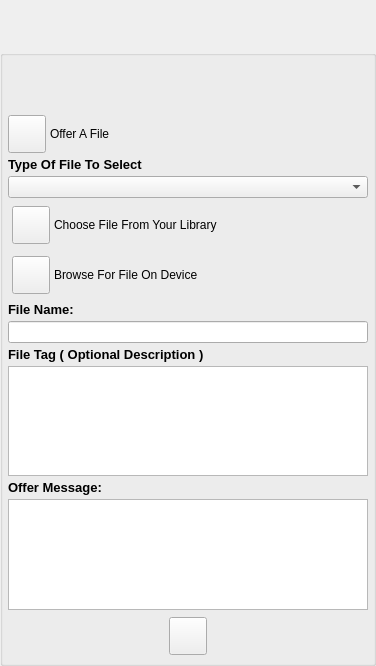
<?xml version="1.0" encoding="UTF-8"?>
<ui version="4.0">
 <class>SelectFileToSendDialog</class>
 <widget class="QWidget" name="SelectFileToSendDialog">
  <property name="geometry">
   <rect>
    <x>0</x>
    <y>0</y>
    <width>376</width>
    <height>666</height>
   </rect>
  </property>
  <property name="sizePolicy">
   <sizepolicy hsizetype="Preferred" vsizetype="Expanding">
    <horstretch>0</horstretch>
    <verstretch>0</verstretch>
   </sizepolicy>
  </property>
  <property name="windowTitle">
   <string>Offer Session</string>
  </property>
  <layout class="QVBoxLayout" name="verticalLayout">
   <property name="spacing">
    <number>0</number>
   </property>
   <property name="leftMargin">
    <number>0</number>
   </property>
   <property name="topMargin">
    <number>0</number>
   </property>
   <property name="rightMargin">
    <number>0</number>
   </property>
   <property name="bottomMargin">
    <number>0</number>
   </property>
   <item>
    <widget class="TitleBarWidget" name="m_TitleBarWidget" native="true">
     <property name="sizePolicy">
      <sizepolicy hsizetype="Preferred" vsizetype="Fixed">
       <horstretch>0</horstretch>
       <verstretch>0</verstretch>
      </sizepolicy>
     </property>
     <property name="minimumSize">
      <size>
       <width>0</width>
       <height>50</height>
      </size>
     </property>
     <property name="maximumSize">
      <size>
       <width>16777215</width>
       <height>50</height>
      </size>
     </property>
    </widget>
   </item>
   <item>
    <widget class="QGroupBox" name="StyledDlgItemsBox">
     <property name="sizePolicy">
      <sizepolicy hsizetype="Preferred" vsizetype="Preferred">
       <horstretch>0</horstretch>
       <verstretch>0</verstretch>
      </sizepolicy>
     </property>
     <property name="minimumSize">
      <size>
       <width>0</width>
       <height>0</height>
      </size>
     </property>
     <property name="title">
      <string/>
     </property>
     <layout class="QVBoxLayout" name="verticalLayout_2">
      <property name="spacing">
       <number>4</number>
      </property>
      <property name="leftMargin">
       <number>5</number>
      </property>
      <property name="topMargin">
       <number>5</number>
      </property>
      <property name="rightMargin">
       <number>5</number>
      </property>
      <property name="bottomMargin">
       <number>5</number>
      </property>
      <item>
       <widget class="IdentWidget" name="m_FriendIdentWidget" native="true">
        <property name="sizePolicy">
         <sizepolicy hsizetype="Preferred" vsizetype="Fixed">
          <horstretch>0</horstretch>
          <verstretch>0</verstretch>
         </sizepolicy>
        </property>
        <property name="minimumSize">
         <size>
          <width>0</width>
          <height>50</height>
         </size>
        </property>
        <property name="maximumSize">
         <size>
          <width>16777215</width>
          <height>50</height>
         </size>
        </property>
       </widget>
      </item>
      <item>
       <layout class="QHBoxLayout" name="horizontalLayout">
        <item>
         <widget class="VxPushButton" name="m_PermissionButton">
          <property name="minimumSize">
           <size>
            <width>38</width>
            <height>38</height>
           </size>
          </property>
          <property name="maximumSize">
           <size>
            <width>38</width>
            <height>38</height>
           </size>
          </property>
          <property name="text">
           <string/>
          </property>
          <property name="iconSize">
           <size>
            <width>38</width>
            <height>38</height>
           </size>
          </property>
         </widget>
        </item>
        <item>
         <widget class="QLabel" name="m_PermissionLabel">
          <property name="text">
           <string>Offer A File</string>
          </property>
         </widget>
        </item>
       </layout>
      </item>
      <item>
       <widget class="QLabel" name="m_TypeOfFiileFilterLabel">
        <property name="font">
         <font>
          <pointsize>10</pointsize>
          <weight>75</weight>
          <bold>true</bold>
         </font>
        </property>
        <property name="text">
         <string>Type Of File To Select</string>
        </property>
       </widget>
      </item>
      <item>
       <widget class="VxComboBoxFileFilter" name="m_FileFilterComboBox"/>
      </item>
      <item>
       <widget class="QFrame" name="m_ChooseFromLibraryFrame">
        <property name="sizePolicy">
         <sizepolicy hsizetype="Preferred" vsizetype="Fixed">
          <horstretch>0</horstretch>
          <verstretch>0</verstretch>
         </sizepolicy>
        </property>
        <property name="minimumSize">
         <size>
          <width>0</width>
          <height>46</height>
         </size>
        </property>
        <property name="maximumSize">
         <size>
          <width>16777215</width>
          <height>46</height>
         </size>
        </property>
        <property name="styleSheet">
         <string notr="true"/>
        </property>
        <layout class="QHBoxLayout" name="horizontalLayout_3">
         <property name="spacing">
          <number>4</number>
         </property>
         <property name="leftMargin">
          <number>4</number>
         </property>
         <property name="topMargin">
          <number>2</number>
         </property>
         <property name="rightMargin">
          <number>4</number>
         </property>
         <property name="bottomMargin">
          <number>2</number>
         </property>
         <item>
          <widget class="VxPushButton" name="m_ChooseFromLibraryButton">
           <property name="minimumSize">
            <size>
             <width>38</width>
             <height>38</height>
            </size>
           </property>
           <property name="maximumSize">
            <size>
             <width>38</width>
             <height>38</height>
            </size>
           </property>
           <property name="text">
            <string/>
           </property>
           <property name="iconSize">
            <size>
             <width>38</width>
             <height>38</height>
            </size>
           </property>
          </widget>
         </item>
         <item>
          <widget class="VxLabel" name="m_ChooseFromLibraryLabel">
           <property name="text">
            <string>Choose File From Your Library</string>
           </property>
          </widget>
         </item>
        </layout>
       </widget>
      </item>
      <item>
       <widget class="QFrame" name="m_BrowseForFileFrame">
        <property name="sizePolicy">
         <sizepolicy hsizetype="Preferred" vsizetype="Fixed">
          <horstretch>0</horstretch>
          <verstretch>0</verstretch>
         </sizepolicy>
        </property>
        <property name="minimumSize">
         <size>
          <width>0</width>
          <height>46</height>
         </size>
        </property>
        <property name="maximumSize">
         <size>
          <width>16777215</width>
          <height>46</height>
         </size>
        </property>
        <property name="styleSheet">
         <string notr="true"/>
        </property>
        <layout class="QHBoxLayout" name="horizontalLayout_4">
         <property name="spacing">
          <number>4</number>
         </property>
         <property name="leftMargin">
          <number>4</number>
         </property>
         <property name="topMargin">
          <number>2</number>
         </property>
         <property name="rightMargin">
          <number>4</number>
         </property>
         <property name="bottomMargin">
          <number>2</number>
         </property>
         <item>
          <widget class="VxPushButton" name="m_BrowseForFileButton">
           <property name="minimumSize">
            <size>
             <width>38</width>
             <height>38</height>
            </size>
           </property>
           <property name="maximumSize">
            <size>
             <width>38</width>
             <height>38</height>
            </size>
           </property>
           <property name="text">
            <string/>
           </property>
           <property name="iconSize">
            <size>
             <width>38</width>
             <height>38</height>
            </size>
           </property>
          </widget>
         </item>
         <item>
          <widget class="VxLabel" name="m_BrowseForFileLabel">
           <property name="text">
            <string>Browse For File On Device</string>
           </property>
          </widget>
         </item>
        </layout>
       </widget>
      </item>
      <item>
       <widget class="QLabel" name="m_FileNameLabel">
        <property name="sizePolicy">
         <sizepolicy hsizetype="Expanding" vsizetype="Preferred">
          <horstretch>0</horstretch>
          <verstretch>0</verstretch>
         </sizepolicy>
        </property>
        <property name="font">
         <font>
          <pointsize>10</pointsize>
          <weight>75</weight>
          <bold>true</bold>
         </font>
        </property>
        <property name="text">
         <string>File Name:</string>
        </property>
        <property name="alignment">
         <set>Qt::AlignBottom|Qt::AlignLeading|Qt::AlignLeft</set>
        </property>
       </widget>
      </item>
      <item>
       <widget class="QLineEdit" name="m_FileNameEdit"/>
      </item>
      <item>
       <widget class="QLabel" name="m_FileTagLabel">
        <property name="sizePolicy">
         <sizepolicy hsizetype="Expanding" vsizetype="Preferred">
          <horstretch>0</horstretch>
          <verstretch>0</verstretch>
         </sizepolicy>
        </property>
        <property name="font">
         <font>
          <pointsize>10</pointsize>
          <weight>75</weight>
          <bold>true</bold>
         </font>
        </property>
        <property name="text">
         <string>File Tag ( Optional Description )</string>
        </property>
        <property name="alignment">
         <set>Qt::AlignBottom|Qt::AlignLeading|Qt::AlignLeft</set>
        </property>
       </widget>
      </item>
      <item>
       <widget class="QPlainTextEdit" name="m_FileTagEdit"/>
      </item>
      <item>
       <widget class="QLabel" name="m_MessageLabel">
        <property name="sizePolicy">
         <sizepolicy hsizetype="Expanding" vsizetype="Preferred">
          <horstretch>0</horstretch>
          <verstretch>0</verstretch>
         </sizepolicy>
        </property>
        <property name="font">
         <font>
          <pointsize>10</pointsize>
          <weight>75</weight>
          <bold>true</bold>
         </font>
        </property>
        <property name="text">
         <string>Offer Message:</string>
        </property>
        <property name="alignment">
         <set>Qt::AlignBottom|Qt::AlignLeading|Qt::AlignLeft</set>
        </property>
       </widget>
      </item>
      <item>
       <widget class="QPlainTextEdit" name="m_OfferMsgEdit"/>
      </item>
      <item>
       <widget class="QFrame" name="m_AcceptCancelFrame">
        <property name="sizePolicy">
         <sizepolicy hsizetype="Preferred" vsizetype="Fixed">
          <horstretch>0</horstretch>
          <verstretch>0</verstretch>
         </sizepolicy>
        </property>
        <property name="minimumSize">
         <size>
          <width>0</width>
          <height>44</height>
         </size>
        </property>
        <property name="maximumSize">
         <size>
          <width>16777215</width>
          <height>44</height>
         </size>
        </property>
        <property name="styleSheet">
         <string notr="true"/>
        </property>
        <layout class="QHBoxLayout" name="horizontalLayout_5">
         <property name="spacing">
          <number>4</number>
         </property>
         <property name="leftMargin">
          <number>4</number>
         </property>
         <property name="topMargin">
          <number>2</number>
         </property>
         <property name="rightMargin">
          <number>4</number>
         </property>
         <property name="bottomMargin">
          <number>2</number>
         </property>
         <item>
          <widget class="VxPushButton" name="m_SendOfferButton">
           <property name="minimumSize">
            <size>
             <width>38</width>
             <height>38</height>
            </size>
           </property>
           <property name="maximumSize">
            <size>
             <width>38</width>
             <height>38</height>
            </size>
           </property>
           <property name="text">
            <string/>
           </property>
           <property name="iconSize">
            <size>
             <width>38</width>
             <height>38</height>
            </size>
           </property>
          </widget>
         </item>
        </layout>
       </widget>
      </item>
     </layout>
    </widget>
   </item>
   <item>
    <widget class="BottomBarWidget" name="m_BottomBarWidget" native="true">
     <property name="sizePolicy">
      <sizepolicy hsizetype="Expanding" vsizetype="Minimum">
       <horstretch>0</horstretch>
       <verstretch>0</verstretch>
      </sizepolicy>
     </property>
     <property name="minimumSize">
      <size>
       <width>30</width>
       <height>0</height>
      </size>
     </property>
     <property name="autoFillBackground">
      <bool>true</bool>
     </property>
    </widget>
   </item>
  </layout>
 </widget>
 <customwidgets>
  <customwidget>
   <class>TitleBarWidget</class>
   <extends>QWidget</extends>
   <header>TitleBarWidget.h</header>
   <container>1</container>
  </customwidget>
  <customwidget>
   <class>BottomBarWidget</class>
   <extends>QWidget</extends>
   <header location="global">BottomBarWidget.h</header>
   <container>1</container>
  </customwidget>
  <customwidget>
   <class>VxPushButton</class>
   <extends>QPushButton</extends>
   <header>VxPushButton.h</header>
  </customwidget>
  <customwidget>
   <class>VxLabel</class>
   <extends>QLabel</extends>
   <header>VxLabel.h</header>
  </customwidget>
  <customwidget>
   <class>VxComboBoxFileFilter</class>
   <extends>QComboBox</extends>
   <header>VxComboBoxFileFilter.h</header>
  </customwidget>
  <customwidget>
   <class>IdentWidget</class>
   <extends>QWidget</extends>
   <header location="global">IdentWidget.h</header>
   <container>1</container>
  </customwidget>
 </customwidgets>
 <resources/>
 <connections/>
</ui>
